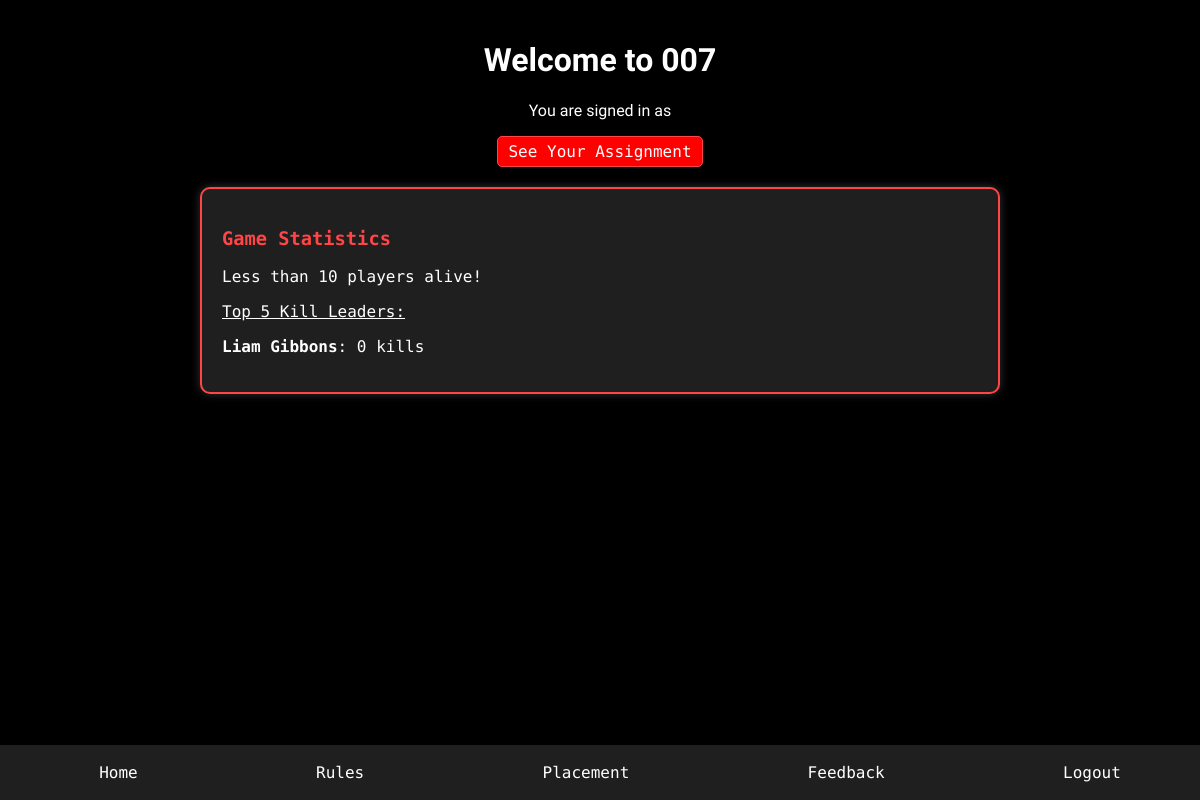
The app's page / (signed in), older data.
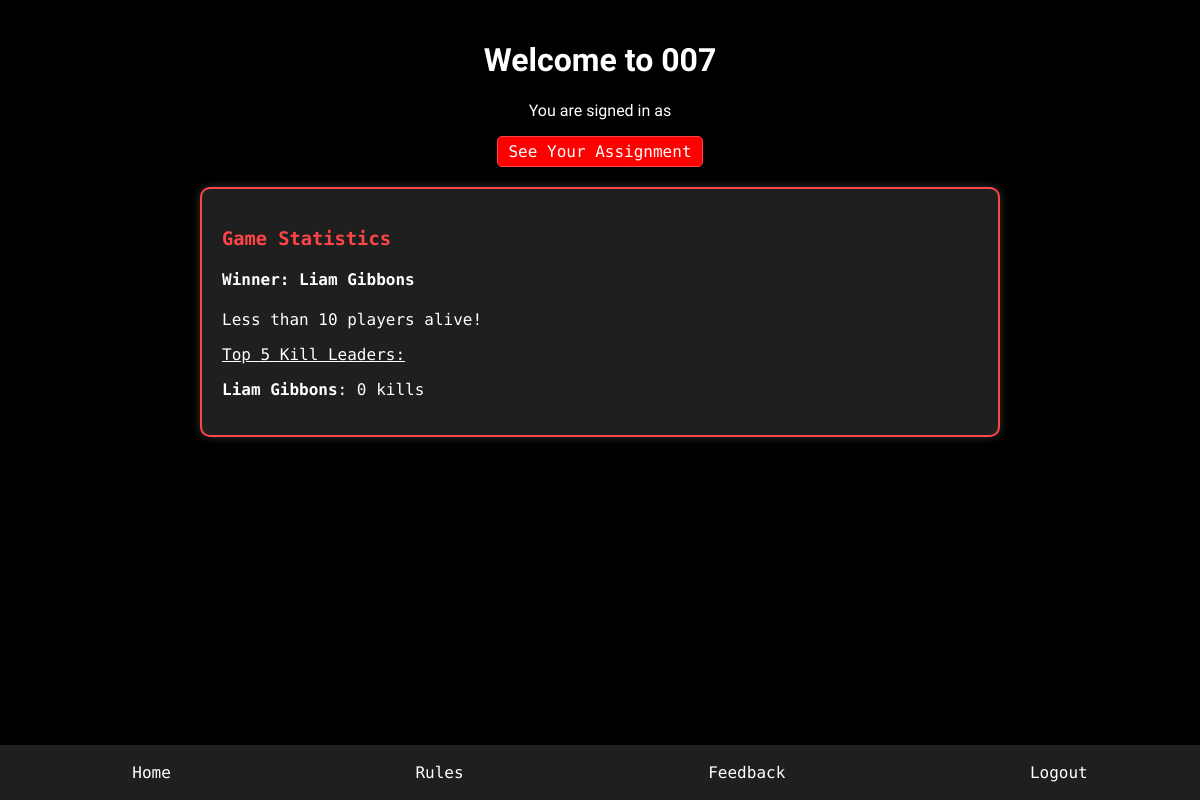
The same page, newer data.
### users/models.py (models this page shows, shortened)
class Player(models.Model):
    user = models.OneToOneField(CustomUser, on_delete=models.CASCADE)
    is_dead = models.BooleanField(default=False)
    target_name = models.CharField(max_length=255, blank=True, null=True)
    target_pk = models.IntegerField(null=True, blank=True)
    agent_name = models.CharField(max_length=255, blank=True, null=True)
    kills = models.IntegerField(default=0)
    is_playing = models.BooleanField(default=True)
    is_winner = models.BooleanField(default=False)
    in_waiting = models.BooleanField(default=False)
    have_eliminated_today = models.BooleanField(default=False)

class CustomUser(AbstractUser):
    @property
    def name(self):
        return f"{self.first_name} {self.last_name}"

### users/views.py (the view, shortened to what this page needs)
# urls.py: 2. Add a URL to urlpatterns:  path('', views.home, name='home')
def home(request):
    param_value = request.GET.get('param')
    team_deleted = request.GET.get('team_deleted')
    print(team_deleted)
    winners = StatManager.get_winner()
    match winners[0]:
        case 0:
            winner = None
        case 1:
            winner = winners[1].user.name
        case 2:
            winner = winners[1].group_name
        case _:
            winner = None
    context = {'param': param_value, 'kill_leaders': StatManager().get_kill_rankings(),
               'players_alive': StatManager().get_alive_players_count(), 'winner': winner, 'ggame': GameManager.is_placing_groups()}
    return render(request, "users/home.html", context)

### users/game.py (called while the page is built)
    @staticmethod
    def is_placing_groups():
        if Game.objects.all() == None or len(Game.objects.all()) == 0:
            return False
        return Game.objects.all()[0].placing_groups == True

### users/stats.py (called while the page is built)
    @staticmethod
    def get_kill_rankings():
        return Player.objects.filter(is_playing=True).order_by('-kills')[:5]

    @staticmethod
    def get_alive_players_count():
        count = Player.objects.filter(is_dead=False, is_playing = True).count()
        if count < 10:
            return 10
        elif count < 20:
            return 20
        elif count < 30:
            return 30
        else:
            return count

    @staticmethod
    def get_winner():
        player_winner = Player.objects.filter(is_winner=True)
        group_winner = AgentGroup.objects.filter(is_winner=True)
        returning = []
        if player_winner.count() == 1:
            returning.append(1)
            returning.append(player_winner[0])
        elif group_winner.count() == 1:
            returning.append(2)
            returning.append(group_winner[0])
        else:
            returning.append(0)
            returning.append(None)
        return returning

### users/templates/users/home.html (shortened to what this page needs)
{% load static %}
<!DOCTYPE html>
<html lang="en">
<head>
    <link rel="stylesheet" href="{% static 'users/assassin.css' %}" />
    <link rel="stylesheet" href="{% static 'users/assassin.css' %}" />
    <link rel="stylesheet" href="{% static 'users/assassin.css' %}" />
</head>
<body>
    <div class="container">
        {% load socialaccount %}
        {% if user.is_authenticated %}
        <div class="user-info">
            <h1 class="heading">Welcome to 007</h1>
            <p class="heading">You are signed in as {{user.first_name}}</p>
            <div class="links">
                <a href="assignmentdirection" class="assignment-button">See Your Assignment</a>
            </div>
        </div>
        <div class="statistics">
            <h3>Game Statistics</h3>
            {% if winner is not None %}
            <h4><strong>Winner: </strong>{{ winner }}</h4>
            {% endif %}
            {% if players_alive == 10 %}
            <p>Less than 10 players alive!</p>
            {% elif players_alive == 20 %}
            <p>Less than 20 players alive!</p>
            {% elif players_alive == 30 %}
            <p>Less than 30 players alive!</p>
            {% else %}
            <p><u>Players Alive</u>: {{ players_alive }}</p>
            {% endif %}
            <p><u>Top 5 Kill Leaders:</u></p>
            <ul>
                {% for player in kill_leaders %}
                    <li><strong>{{ player.user.name }}</strong>: {{ player.kills }} kills</li>
                {% endfor %}
            </ul>
        </div>
        {% endif %}
    </div>
    <div class="navbar">
        <a href="{% url 'users:home' %}">Home</a>
        <a href="{% url 'users:rules' %}">Rules</a>
        {% if ggame %}
            <a href="{% url 'users:placement' %}">Placement</a>
        {% endif %}
        <a href="{% url 'users:complaints' %}">Feedback</a>
        <a href="{% url 'users:logout' %}">Logout</a>
    </div>
</body>
</html>

Row changes from the older to the newer data that the page shows:
changed Player "Liam Gibbons": target_name (not shown) → "Liam Gibbons"
Text that changed along with them:
text no longer shown: "Placement"
text now shown: "Winner:"
